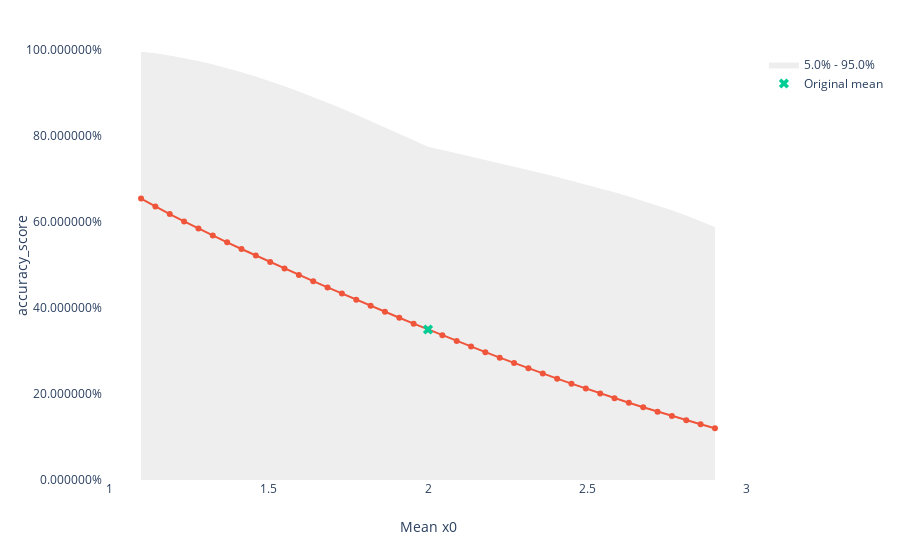

Source (notebook cell):
### Code cell
explainer.plot_performance(X["x0"], [0, 0, 1], y_pred, metrics.accuracy_score, inline=True)
